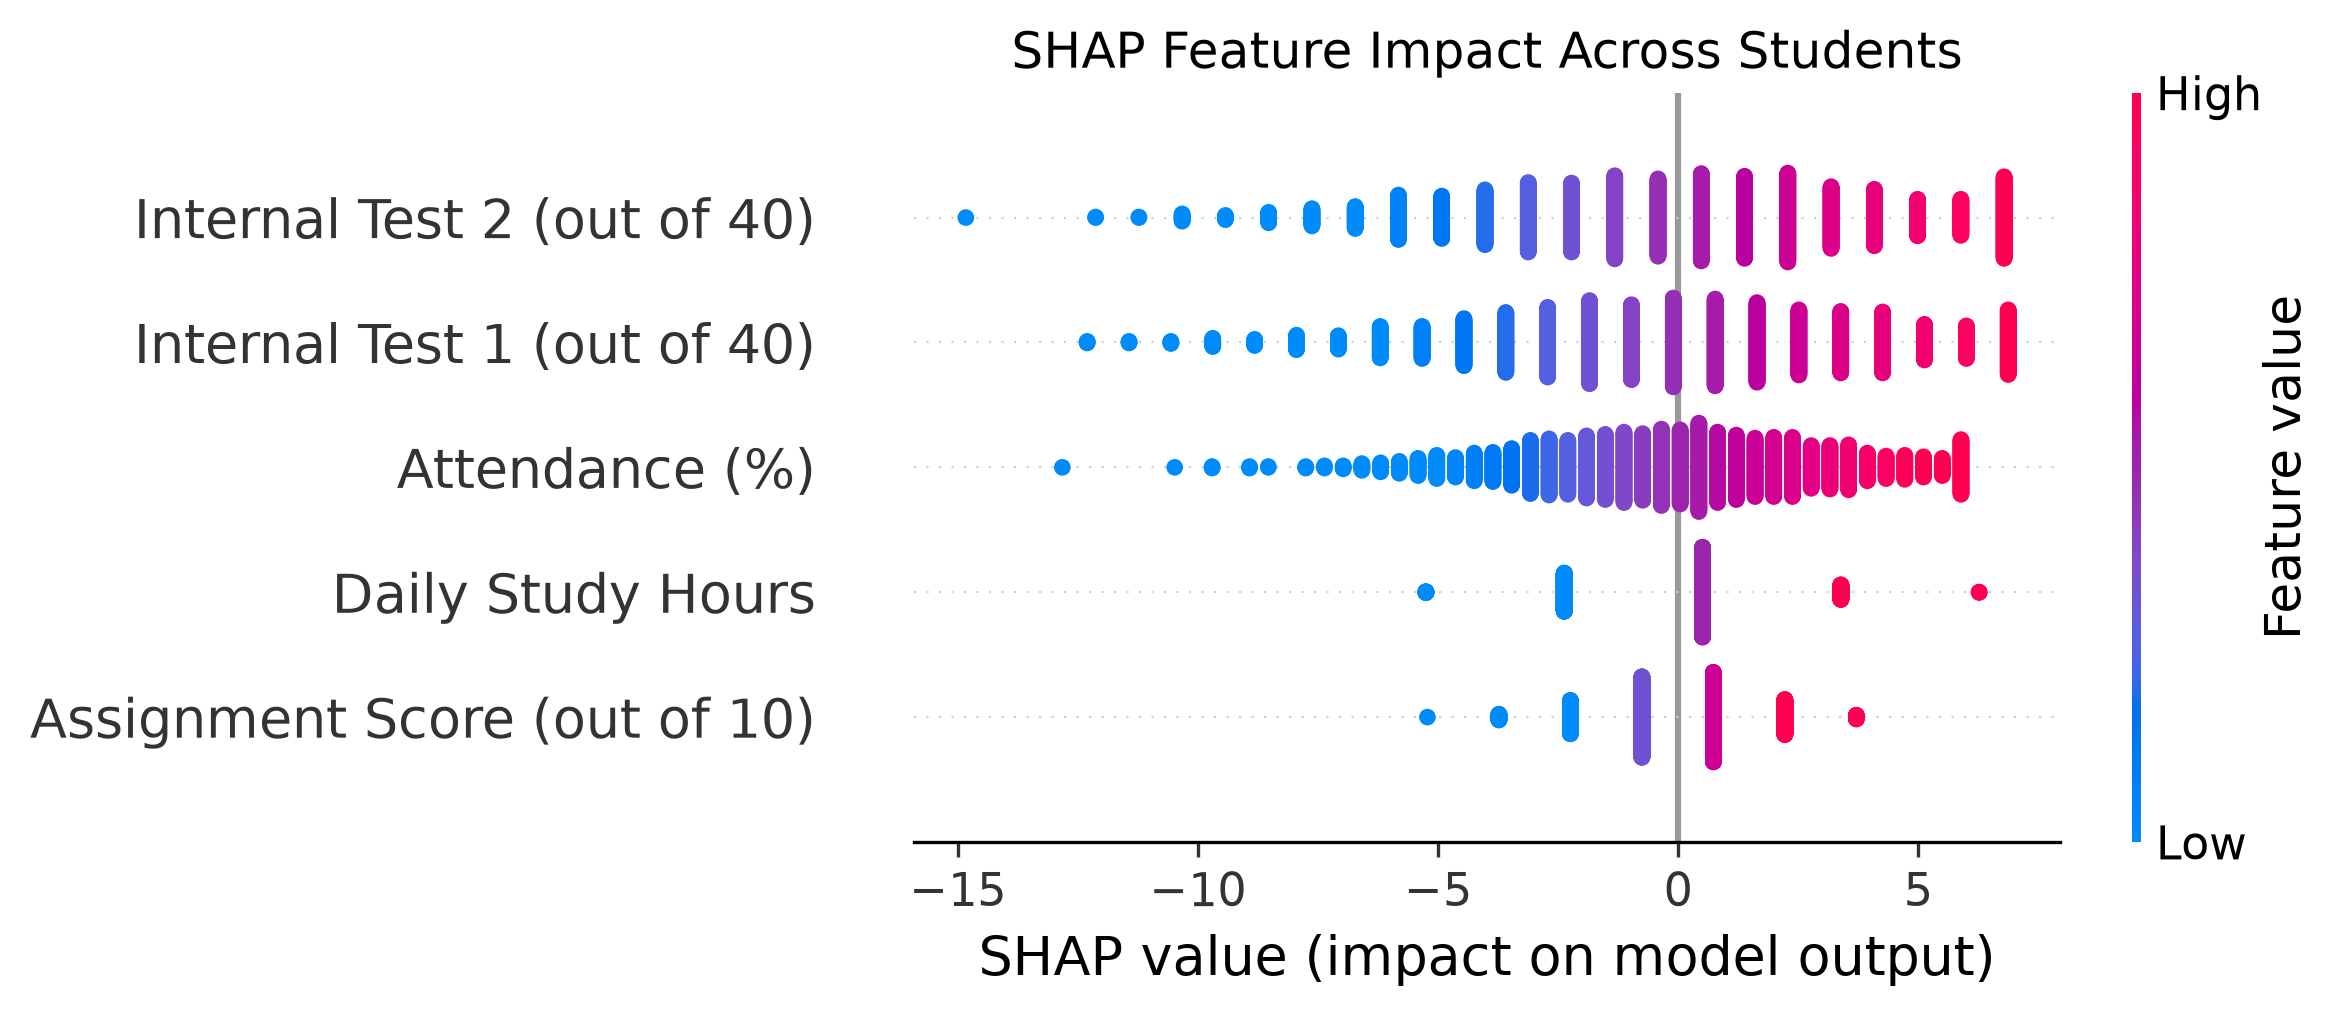

The Python source for this figure:
import pandas as pd
import shap
import joblib
import matplotlib.pyplot as plt

# Load dataset
df = pd.read_csv("data/Final_Marks_Data.csv")

# Features
features = [
    "Attendance (%)",
    "Internal Test 1 (out of 40)",
    "Internal Test 2 (out of 40)",
    "Assignment Score (out of 10)",
    "Daily Study Hours"
]

# Load final model
model = joblib.load("final_student_performance_model.pkl")

# Feature data
X = df[features]

# SHAP background using all 2,000 records
masker = shap.maskers.Independent(
    X,
    max_samples=2000
)

# Create SHAP explainer
explainer = shap.Explainer(
    model.predict,
    masker
)

print("Calculating SHAP values for all 2,000 students...")

# Calculate SHAP values
shap_values = explainer(X)

print("SHAP calculation completed.")

# Create beeswarm plot
shap.plots.beeswarm(
    shap_values,
    max_display=5,
    show=False
)

plt.title("SHAP Feature Impact Across Students")
plt.tight_layout()

# Save plot
plt.savefig(
    "shap_beeswarm.png",
    dpi=300,
    bbox_inches="tight"
)

plt.show()

print("\nBeeswarm plot saved as:")
print("shap_beeswarm.png")
